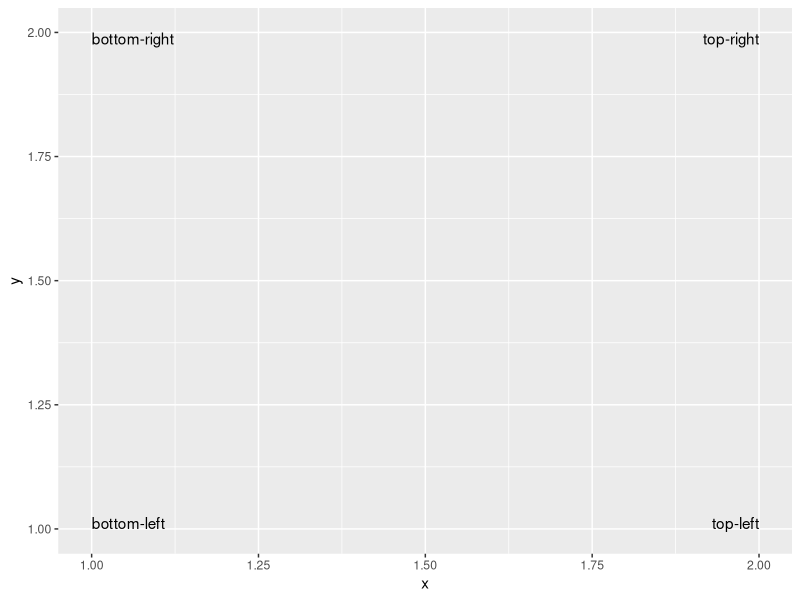
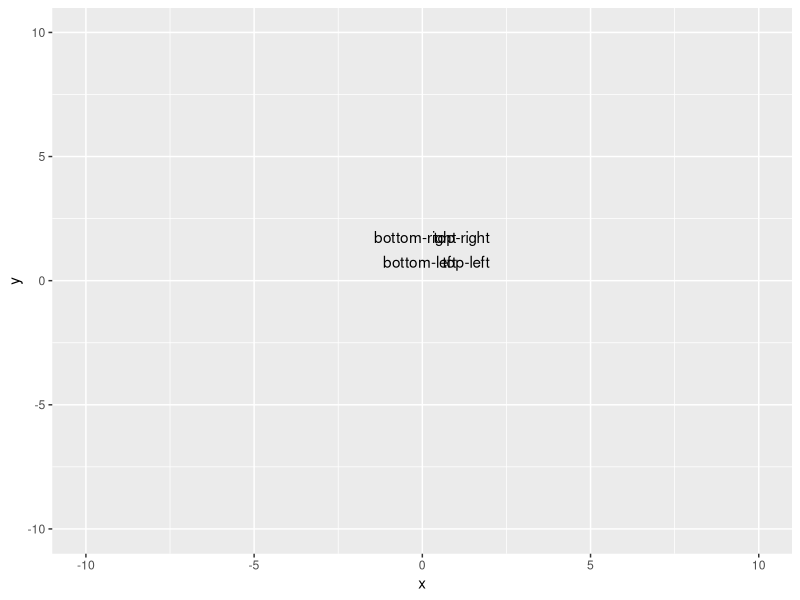

The R script that drew these images, in order: (Note: this script raises an error after producing the figures.)
## ---- chunk 1
require(ggplot2)
## ---- chunk 2
c(plus_inf = 1/0, minus_inf = -1/0)
## ---- chunk 3
numbers <- c(-100, -1,1,1,1,2,2,2,5,5,5,10,10,10,100,1000)
bins <- cut(numbers, breaks = c(-101,-2,2,5,11, 1001))
xtabs(~bins)
## ---- chunk 4
numbers <- c(-102, -100, -1,1,1,1,2,2,2,5,5,5,10,10,10,100,1000,1002)
bins <- cut(numbers, breaks = c(-101,-2,2,5,11, 1001))
xtabs(~bins)
## ---- chunk 5
numbers <- c(-102, -100, -1,1,1,1,2,2,2,5,5,5,10,10,10,100,1000,1002)
bins <- cut(numbers, breaks = c(-Inf,-2,2,5,11, Inf))
xtabs(~bins)
## ---- chunk 6
df <- data.frame(
  x = c(1, 1, 2, 2),
  y = c(1, 2, 1, 2),
  text = c("bottom-left", "bottom-right", "top-left", "top-right")
)

ggplot(df, aes(x, y)) + geom_text(aes(label = text), vjust = "inward", hjust = "inward") 
## ---- chunk 7
ggplot(df, aes(x, y)) + geom_text(aes(label = text), vjust = "inward", hjust = "inward") + 
  ylim(-10,10) + xlim(-10,10)
## ---- chunk 8
gg_corner_edge_text <- ggplot(df, aes(x,y)) +  
  annotate("text", label="Top Left",  x = -Inf, y=Inf, hjust=0, vjust=1) +
  annotate("text", label="Bottom Left",  x = -Inf, y=-Inf, hjust=0, vjust=0)+
  annotate("text", label="Top Right",  x = Inf, y=Inf, hjust=1, vjust=1) +
  annotate("text", label="Bottom Right",  x = Inf, y=-Inf, hjust=1.1, vjust=-.7) +
  #### Placeing text at Top or Bottom Givben X 
  annotate("text", label="Top Middle",  x=(max(df$x)+min(df$x))/2 , y=Inf, hjust=.5, vjust=1) +
  annotate("text", label="Bottom Middle",  x=(max(df$x)+min(df$x))/2 , y=-Inf, hjust=.5, vjust=-.7) +  

  #### Placeing text at Left or Right Side Given Y 
  annotate("text", label="Right Middle", x=Inf , y=(max(df$y)+min(df$y))/2, hjust=.5, vjust=1, angle=-90) +
  annotate("text", label="Left Middle",  x=-Inf , y=(max(df$y)+min(df$y))/2, hjust=.5, vjust=1, angle=90) 

corner_edge_text
## ---- chunk 9
gg_corner_edge_text + ylim(-10,10) + xlim(-10,10)
